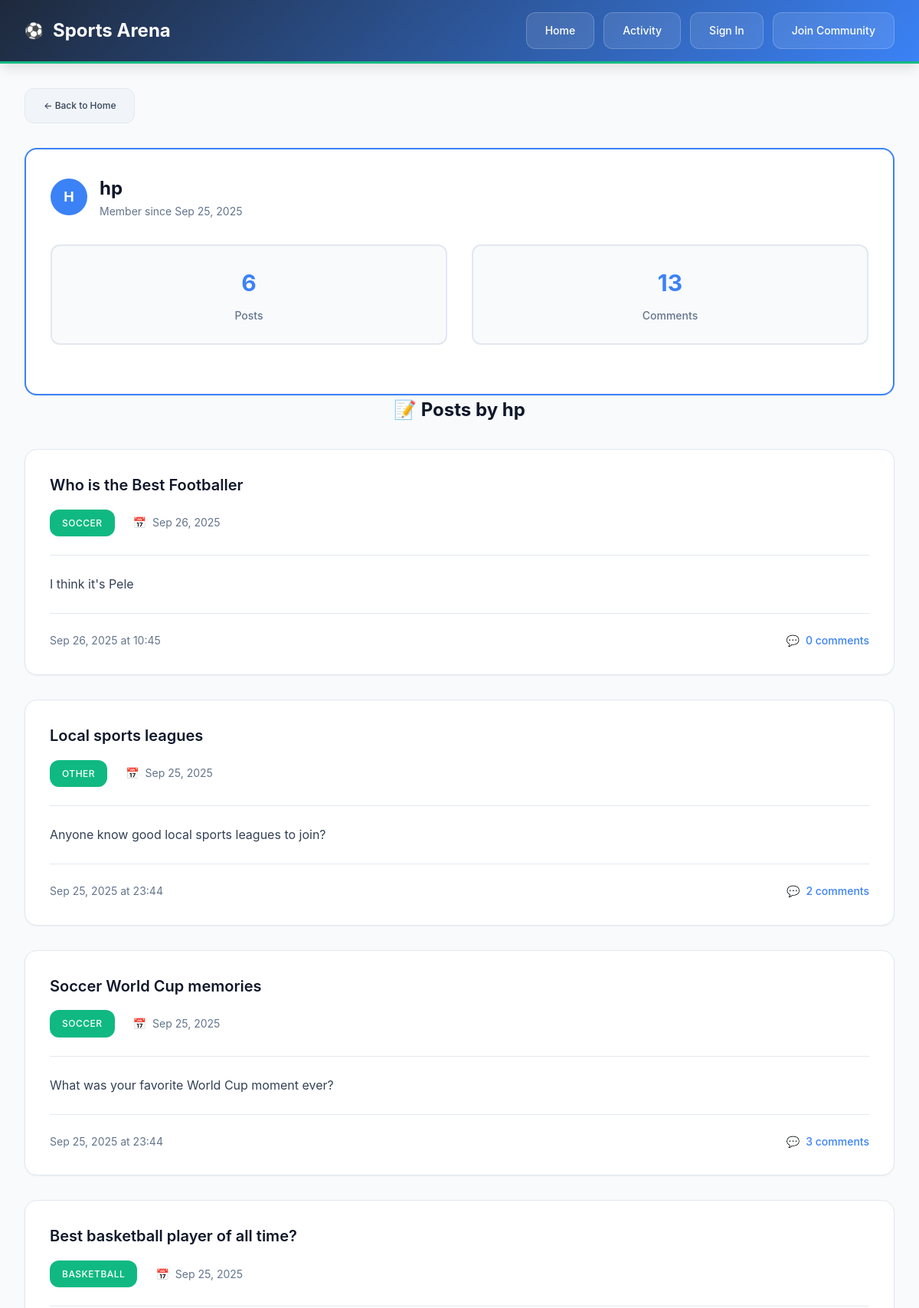
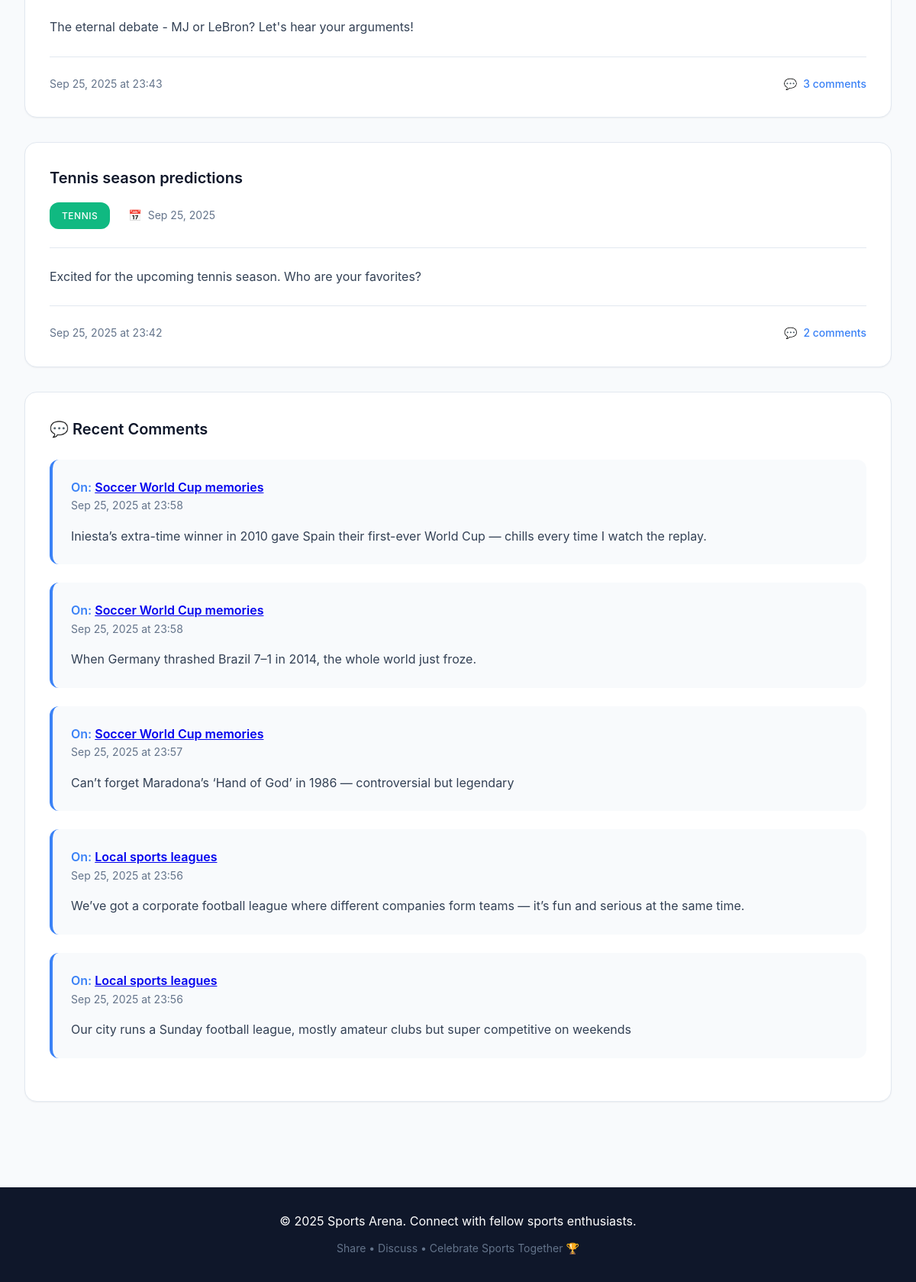
The page /user/hp/ on the database as committed earlier (2 pictures, top to bottom).
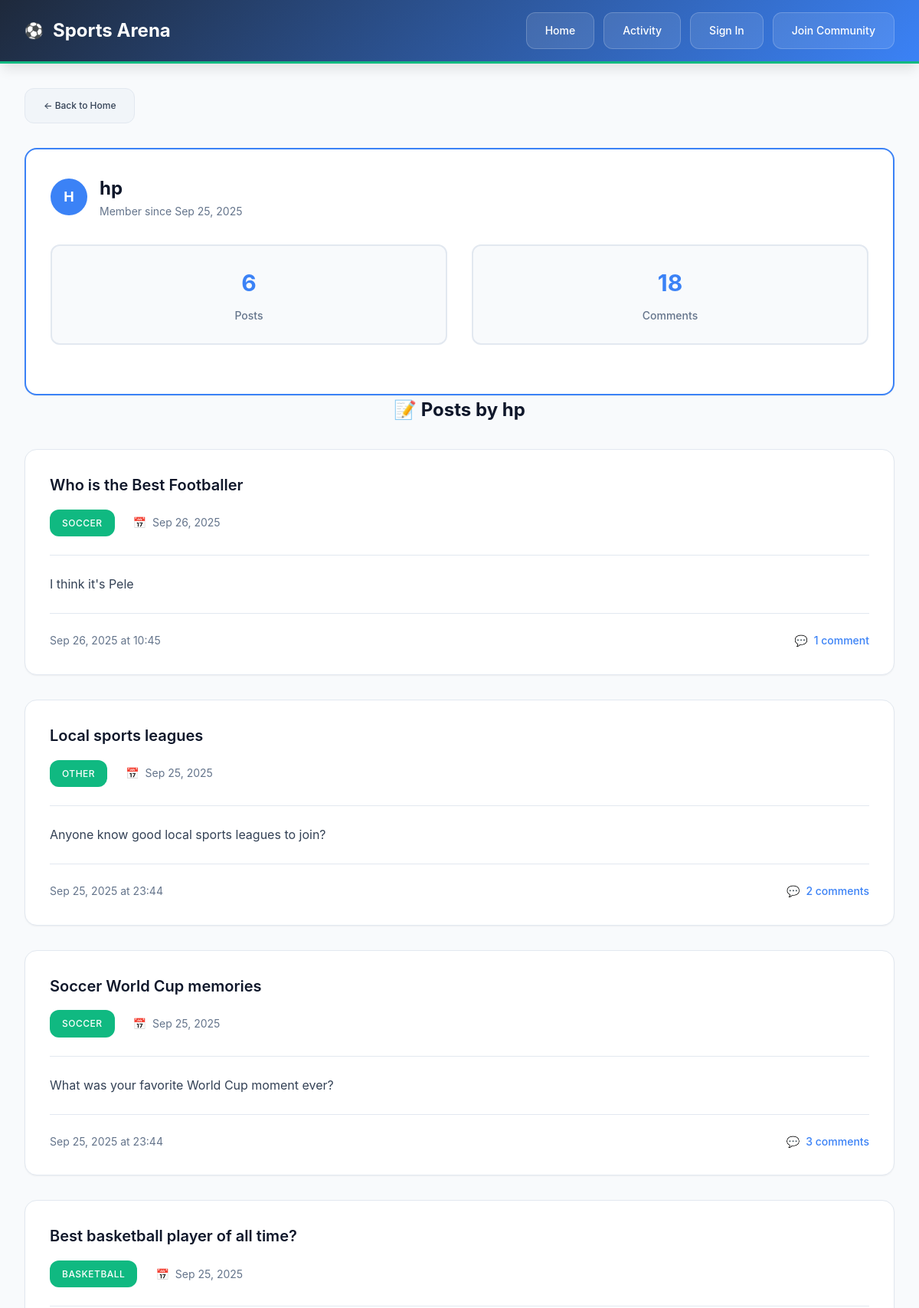
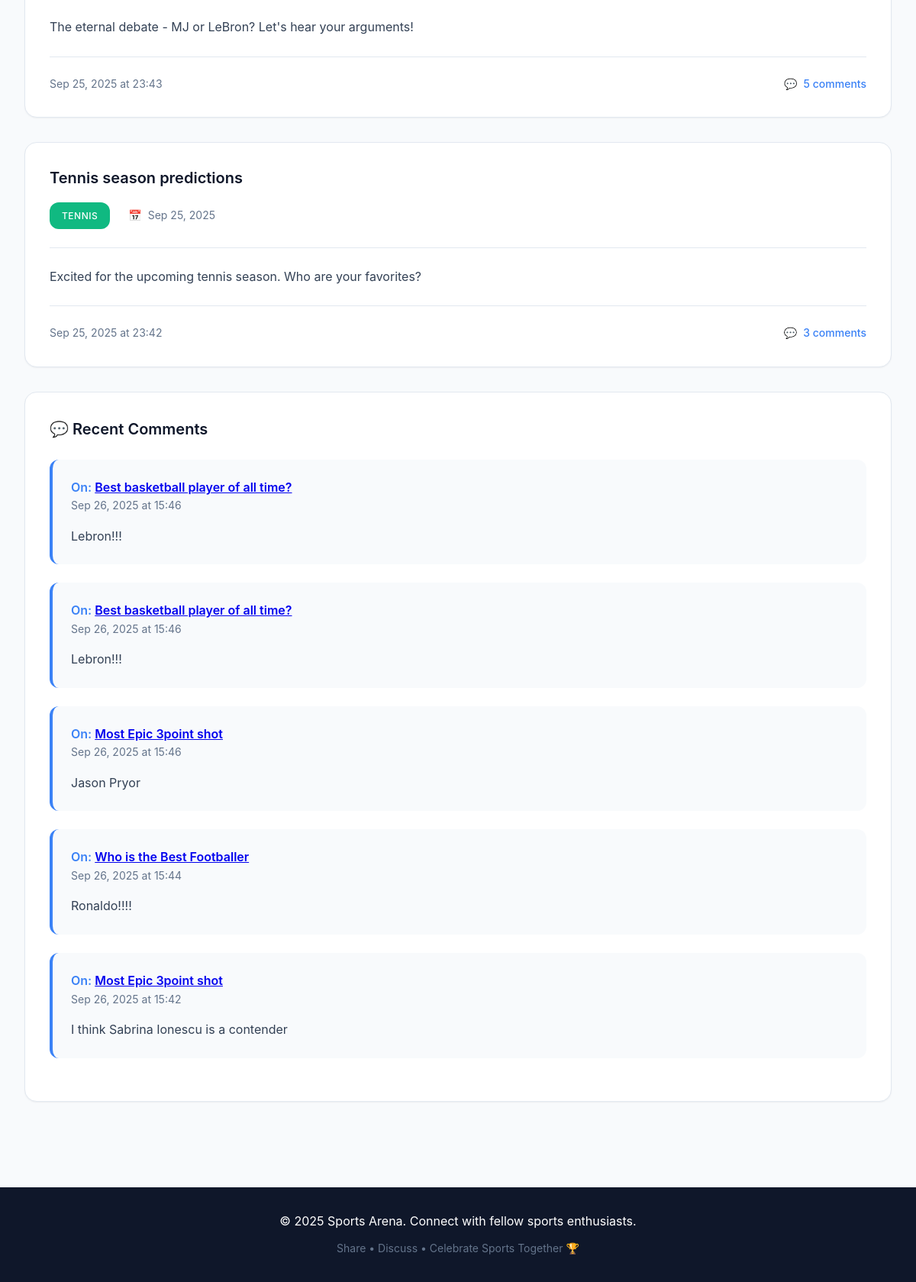
The same page on the database as committed later (2 pictures, top to bottom).
### community/models.py (models this page shows, shortened)
class Post(models.Model):
    SPORT_CHOICES = [
        ('football', 'Football'),
        ('basketball', 'Basketball'),
        ('soccer', 'Soccer'),
        ('tennis', 'Tennis'),
        ('other', 'Other'),
    ]
    title = models.CharField(max_length=200)
    content = models.TextField()
    author = models.ForeignKey(User, on_delete=models.CASCADE)
    sport_category = models.CharField(max_length=20, choices=SPORT_CHOICES)
    created_at = models.DateTimeField(auto_now_add=True, db_index=True)
    views = models.PositiveIntegerField(default=0)
    class Meta:
        ordering = ['-created_at']

class Comment(models.Model):
    post = models.ForeignKey(Post, on_delete=models.CASCADE, related_name='comments')
    author = models.ForeignKey(User, on_delete=models.CASCADE)
    content = models.TextField()
    created_at = models.DateTimeField(auto_now_add=True, db_index=True)
    class Meta:
        ordering = ['created_at']

### community/views.py (the view)
# urls.py: path('user/<str:username>/', views.user_profile, name='user_profile'),
def user_profile(request, username):
    profile_user = get_object_or_404(User, username=username)
    user_posts_all = Post.objects.filter(author=profile_user).order_by('-created_at')
    user_comments = Comment.objects.filter(author=profile_user).order_by('-created_at')[:5]
    paginator = Paginator(user_posts_all, 5)  # 5 posts per page on profile
    page_number = request.GET.get('page')
    user_posts = paginator.get_page(page_number)
    total_posts = user_posts_all.count()
    total_comments = Comment.objects.filter(author=profile_user).count()
    context = {
        'profile_user': profile_user,
        'user_posts': user_posts,
        'page_obj': user_posts,  # For pagination controls
        'user_comments': user_comments,
        'total_posts': total_posts,
        'total_comments': total_comments,
    }
    return render(request, 'user_profile.html', context)

### templates/user_profile.html (shortened to what the changed rows need)
<!DOCTYPE html>
<html lang="en">
<head>
    {% load static %}
    <link rel="stylesheet" href="{% static 'css/style.css' %}">
</head>
<body>
    <header>
        <div class="header-container">
            <div class="header-logo">
                <h1>Sports Arena</h1>
            </div>
        </div>
    </header>
    <div class="container">
        <div class="post-card post-card-featured">
            <div class="author-info mb-4">
                <div class="author-details">
                    <h1 class="section-title text-left mb-0">{{ profile_user.username }}</h1>
                </div>
            </div>
            <div class="flex gap-4 mb-4">
                <div class="stat-card">
                    <div class="stat-number">{{ total_comments }}</div>
                    <div class="stat-label">Comment{{ total_comments|pluralize }}</div>
                </div>
            </div>
        </div>
        <div class="posts-section">
            <h2 class="section-title">📝 Posts by {{ profile_user.username }}</h2>
            <div class="posts-grid">
                {% for post in user_posts %}
                    <article class="post-card">
                        <div class="post-header">
                            <h3 class="post-title">
                                <a href="{% url 'community:post_detail' post.pk %}">{{ post.title }}</a>
                            </h3>
                            <div class="post-meta">
                                <div class="post-category">
                                    {% if post.sport_category == 'football' %}Football
                                    {% elif post.sport_category == 'basketball' %}Basketball
                                    {% elif post.sport_category == 'soccer' %}Soccer
                                    {% elif post.sport_category == 'tennis' %}Tennis
                                    {% else %}{{ post.get_sport_category_display }}{% endif %}
                                </div>
                                <div class="post-meta-item">
                                    <span>📅</span>
                                    <span>{{ post.created_at|date:"M d, Y" }}</span>
                                </div>
                            </div>
                        </div>
                        <div class="post-content">
                            {{ post.content|truncatewords:30 }}
                        </div>
                        <div class="post-footer">
                            <span class="post-date">{{ post.created_at|date:"M d, Y \a\t H:i" }}</span>
                            <a href="{% url 'community:post_detail' post.pk %}#comments" class="post-comments">
                                <span>💬</span>
                                <span>{{ post.comments.count }} comment{{ post.comments.count|pluralize }}</span>
                            </a>
                        </div>
                    </article>
                {% endfor %}
            </div>
        </div>
        {% if user_comments %}
        <div class="comments-section">
            {% for comment in user_comments %}
                <div class="comment">
                    <div class="comment-header">
                        <div>
                            <div class="comment-author">
                                On: <a href="{% url 'community:post_detail' comment.post.pk %}">{{ comment.post.title }}</a>
                            </div>
                            <div class="comment-date">{{ comment.created_at|date:"M d, Y \a\t H:i" }}</div>
                        </div>
                    </div>
                    <div class="comment-content">
                        {{ comment.content|truncatewords:20 }}
                    </div>
                </div>
            {% endfor %}
        </div>
        {% endif %}
    </div>
    {% load static %}
</body>
</html>

Rows that differ between the two databases and show on the page:
no longer on this page (row unchanged): Comment: post "Soccer World Cup memories", created_at "Sep 25, 2025 at 23:58", content "Iniesta’s extra-time winner in 2010 gave Spain their first-ever World Cup — chills every time I watch the replay."
no longer on this page (row unchanged): Comment: post "Soccer World Cup memories", created_at "Sep 25, 2025 at 23:58", content "When Germany thrashed Brazil 7–1 in 2014, the whole world just froze."
no longer on this page (row unchanged): Comment: post "Soccer World Cup memories", created_at "Sep 25, 2025 at 23:57", content "Can’t forget Maradona’s ‘Hand of God’ in 1986 — controversial but legendary"
no longer on this page (row unchanged): Comment: post "Local sports leagues", created_at "Sep 25, 2025 at 23:56", content "We’ve got a corporate football league where different companies form teams — it’s fun and serious at the same time."
no longer on this page (row unchanged): Comment: post "Local sports leagues", created_at "Sep 25, 2025 at 23:56", content "Our city runs a Sunday football league, mostly amateur clubs but super competitive on weekends"
computed for Post "Who is the Best Footballer": comments.count "0" → "1"
computed for Post "Best basketball player of all time?": comments.count "3" → "5"
computed for Post "Tennis season predictions": comments.count "2" → "3"
added Comment: post "Best basketball player of all time?", created_at "Sep 26, 2025 at 15:46", content "Lebron!!!"
added Comment: post "Best basketball player of all time?", created_at "Sep 26, 2025 at 15:46", content "Lebron!!!"
added Comment: post "Most Epic 3point shot", created_at "Sep 26, 2025 at 15:46", content "Jason Pryor"
added Comment: post "Who is the Best Footballer", created_at "Sep 26, 2025 at 15:44", content "Ronaldo!!!!"
added Comment: post "Most Epic 3point shot", created_at "Sep 26, 2025 at 15:42", content "I think Sabrina Ionescu is a contender"
Other text that changed with them:
{{ total_comments }}: "13" → "18"
